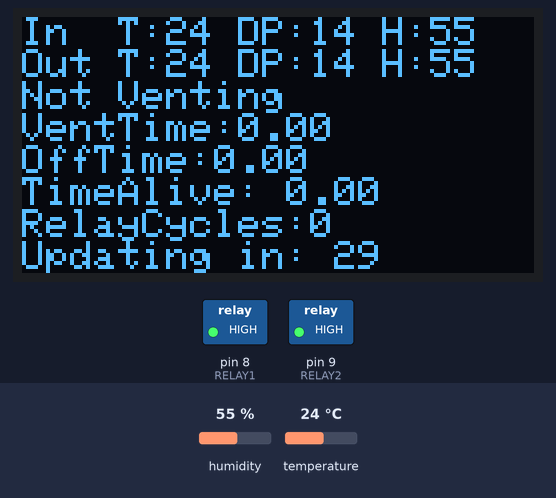
Bench run of a sketch on a simulated Arduino Uno, built with avr-gcc and run on an emulated ATmega328P. Parts: 128×64 one-colour display, switched loads named in the sketch (green lamp = pin HIGH). The inputs (shaded band) are chosen by the test bench; at power-on: humidity 55 %, temperature 24 °C. The display library's start-up logo is not drawn; what the sketch prints to the serial monitor is not drawn.

Above: at 4.2 s.
4.3 s: humidity set to 22 %
At 5.9 s:
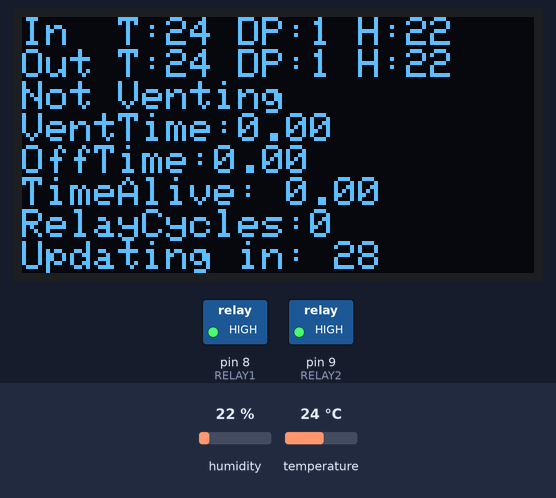
7.7 s: temperature set to 12 °C
At 9.1 s:
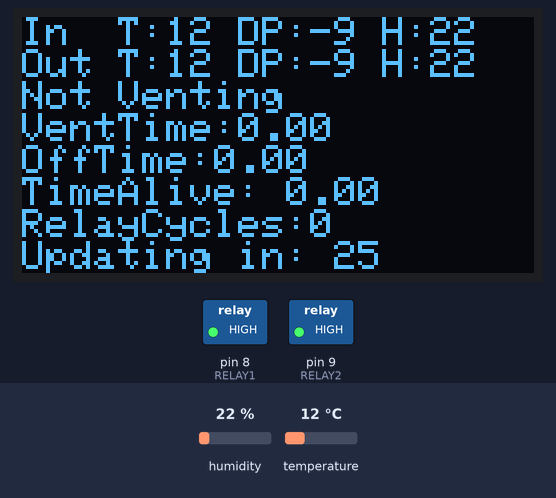
10.8 s: humidity set to 40 %
At 12.3 s:
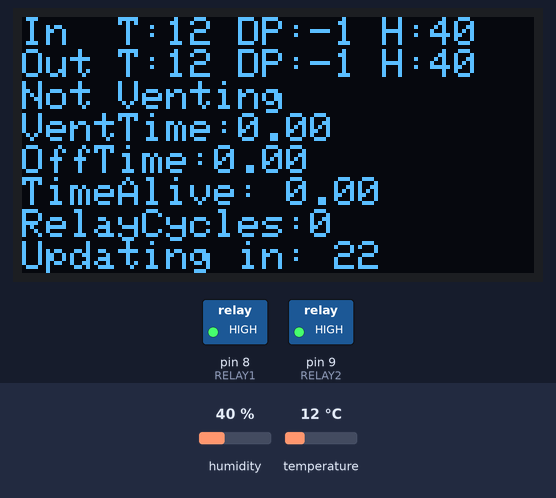
14.0 s: temperature set to 19 °C
At 14.9 s:
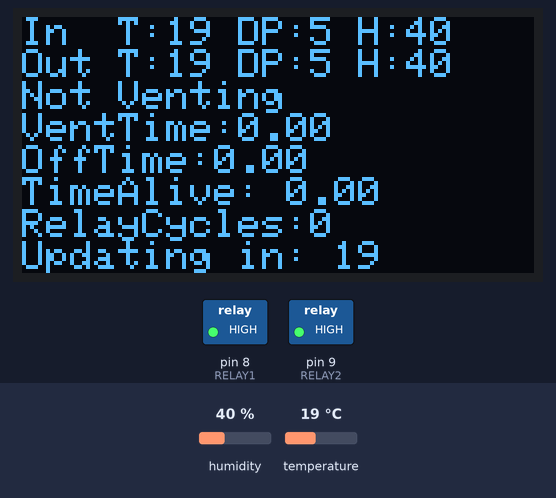
Timing chart, 0 to 17.0 s (numbered marks = the images above; inputs shaded):
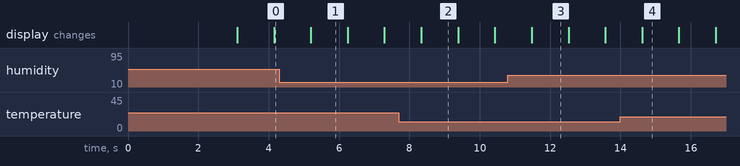

The sketch:

arDewpoint.ino
```cpp
// (licence header left out)
#include <SPI.h>
#include <Wire.h>
#include <Adafruit_GFX.h>
#include <Adafruit_SSD1306.h>
#include <stdint.h>
#include "SparkFunBME280.h"

#define OLED_RESET 4
Adafruit_SSD1306 display(OLED_RESET);

#if (SSD1306_LCDHEIGHT != 64)
#error("Height incorrect, please fix Adafruit_SSD1306.h!");
#endif

//Relay control pins
#define RELAY1 8
#define RELAY2 9

//Set the frequency of updating the relay here, in minutes. The larger the value, the less likely you will have rapid on/off cycling
#define RELAYINTERVAL 1

//Set the ventilation threshold of the DEWPOINT in degrees celcius. I recccomend it being greater than 1, as that seems to be the margin of error for these sensors
#define VENTTHRESHOLD 1.5

//Set cutoff temp for ventilation, celcius
#define TEMPCUTOFF 15

//Define sensor objects
BME280 sensorIn;
BME280 sensorOut;

//Globals. We use longs because we are counting seconds, 16bit would overrun
long ventingCount=0;
long notVentingCount=0;
long loopCount=0;
long relayCount=0;
long minutes=0;
long subcount=29;

bool vent=false;

void setup()   {
  Serial.begin(9600);

  //Init the Display
  // by default, we'll generate the high voltage from the 3.3v line internally! (neat!)
  display.begin(SSD1306_SWITCHCAPVCC, 0x3C);  // initialize with the I2C addr 0x3D (for the 128x64)
  display.display();
  delay(2000);
  display.clearDisplay();
  // init done


  // text display tests
  display.setTextSize(1);
  display.setTextColor(WHITE);

  //Initialize Sensors
  sensorIn.settings.commInterface = I2C_MODE;
  sensorOut.settings.I2CAddress = 0x77;

  sensorIn.settings.commInterface = I2C_MODE;
  sensorOut.settings.I2CAddress = 0x76;

  sensorIn.settings.runMode = 3; //Normal mode
  sensorOut.settings.runMode = 3; //Normal mode

  sensorIn.settings.tStandby = 0;
  sensorOut.settings.tStandby = 0;

  sensorIn.settings.filter = 0;
  sensorOut.settings.filter = 0;

  sensorIn.settings.tempOverSample = 1;
  sensorOut.settings.tempOverSample = 1;
  //pressOverSample can be:
  //  0, skipped
  //  1 through 5, oversampling *1, *2, *4, *8, *16 respectively
    sensorIn.settings.pressOverSample = 1;
    sensorOut.settings.pressOverSample = 1;
  //humidOverSample can be:
  //  0, skipped
  //  1 through 5, oversampling *1, *2, *4, *8, *16 respectively
  sensorIn.settings.humidOverSample = 1;
  sensorOut.settings.humidOverSample = 1;

  delay(1000);  //Make sure sensor had enough time to turn on. BME280 requires 2ms to start up.
  Serial.println(sensorIn.begin(), HEX);
  Serial.println(sensorOut.begin(), HEX);


  //Initialize Relays, set to OFF (which is HIGH, arduino set to LOW at boot)
  pinMode(RELAY1,OUTPUT);
  pinMode(RELAY2,OUTPUT);
  digitalWrite(RELAY1,HIGH);
  digitalWrite(RELAY2,HIGH);


}


void loop() {
  loopCount++;
  subcount++;
  //Get our readings from the sensors:
  float tempIn = sensorIn.readTempC();
  float tempOut= sensorOut.readTempC();
  float rhIn =  sensorIn.readFloatHumidity();
  float rhOut = sensorOut.readFloatHumidity();

  float dpIn = dewpoint(tempIn,rhIn);
  float dpOut = dewpoint(tempOut,rhOut);

  //Decide whether to vent
  if(subcount==(60*RELAYINTERVAL)){
    subcount=1;
    if ( ((dpOut+VENTTHRESHOLD)<dpIn) and (tempOut>15) ){
        if(!vent){relayCount++;}
        vent=true;
        digitalWrite(RELAY1,LOW);
        digitalWrite(RELAY2,LOW);
        ventingCount++;
    }
    else{
        if(vent){relayCount++;}
        digitalWrite(RELAY1,HIGH);
        digitalWrite(RELAY2,HIGH);
        notVentingCount++;
        vent=false;
        }
  }

  //Send status to display

  display.clearDisplay();
  display.setCursor(0,0);

  display.print("In  T:");
  display.print(tempIn, 0);
  display.print(" DP:");
  display.print(dpIn, 0);
  display.print(" H:");
  display.println(rhIn, 0);

  display.print("Out T:");
  display.print(tempOut, 0);
  display.print(" DP:");
  display.print((dpOut), 0);
  display.print(" H:");
  display.println(rhOut, 0);

  if(vent){display.println("Venting");}
  else{display.println("Not Venting");}
  display.print("VentTime:");
  display.println(float(ventingCount)/60,2);
  display.print("OffTime:");
  display.println(float(notVentingCount)/60,2);


  display.print("TimeAlive: ");
  display.println(float(loopCount)/3600,2);
  display.print("RelayCycles:");
  display.println(relayCount);
  display.print("Updating in: ");
  display.println((60*RELAYINTERVAL-subcount));
  display.display();

  delay(1000);
}

//quick dp approximation, http://en.wikipedia.org/wiki/Dew_point
float dewpoint(float temperature, float humidity){
{
  float a = 17.271;
  float b = 237.7;
  float temp = (a * temperature) / (b + temperature) + log((double) humidity/100);
  double Td = (b * temp) / (a - temp);
  return Td;
}
}
```

Measured:
- what the display in image 1 shows lasts 1.0 s, from 5.2 s to 6.2 s
